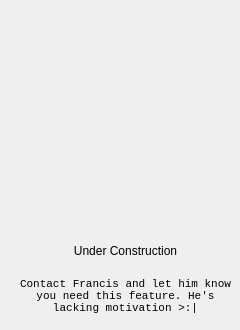
    <widget class="QWidget" name="tab_9">
     <attribute name="title">
      <string>Treasures</string>
     </attribute>
     <widget class="QLabel" name="label_74">
      <property name="geometry">
       <rect>
        <x>20</x>
        <y>230</y>
        <width>211</width>
        <height>41</height>
       </rect>
      </property>
      <property name="text">
       <string>Under Construction</string>
      </property>
      <property name="alignment">
       <set>Qt::AlignCenter</set>
      </property>
     </widget>
     <widget class="QLabel" name="label_78">
      <property name="geometry">
       <rect>
        <x>20</x>
        <y>10</y>
        <width>211</width>
        <height>211</height>
       </rect>
      </property>
      <property name="text">
       <string/>
      </property>
      <property name="alignment">
       <set>Qt::AlignCenter</set>
      </property>
     </widget>
     <widget class="QLabel" name="label_79">
      <property name="geometry">
       <rect>
        <x>20</x>
        <y>270</y>
        <width>211</width>
        <height>51</height>
       </rect>
      </property>
      <property name="font">
       <font>
        <family>Consolas</family>
        <pointsize>8</pointsize>
       </font>
      </property>
      <property name="text">
       <string>Contact Francis and let him know you need this feature. He's lacking motivation &gt;:|</string>
      </property>
      <property name="alignment">
       <set>Qt::AlignCenter</set>
      </property>
      <property name="wordWrap">
       <bool>true</bool>
      </property>
     </widget>
    </widget>
